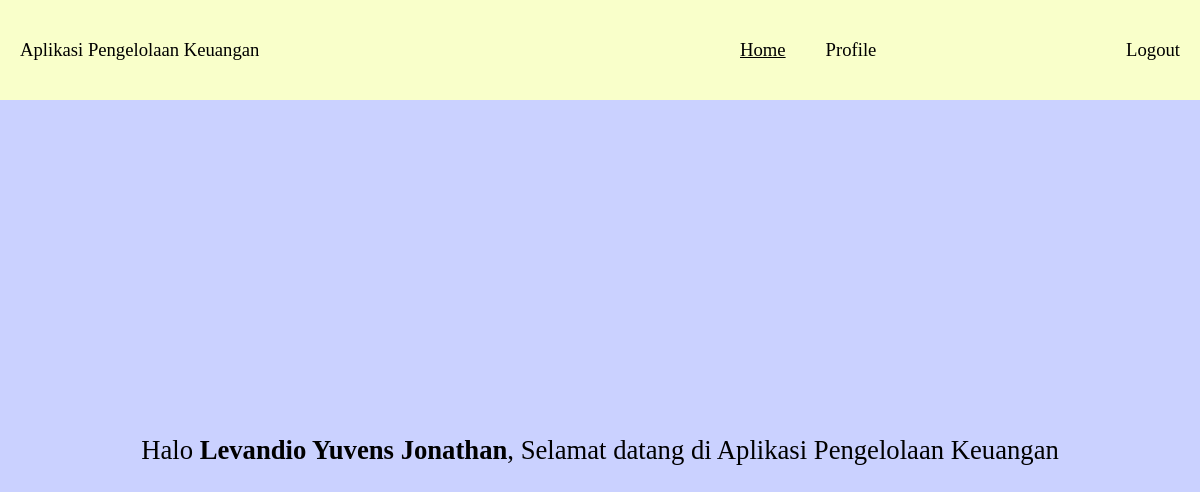
The page /home.php (signed in) on the database its author committed.
### tables this page shows
CREATE TABLE `users` (
  `namaDepan` varchar(50) NOT NULL,
  `namaTengah` varchar(50) NOT NULL,
  `namaBelakang` varchar(50) NOT NULL,
  `tempatLahir` varchar(50) NOT NULL,
  `tanggalLahir` date NOT NULL,
  `nik` char(16) NOT NULL,
  `wargaNegara` varchar(50) NOT NULL,
  `email` varchar(50) NOT NULL,
  `noHp` varchar(20) NOT NULL,
  `alamat` varchar(100) NOT NULL,
  `kodePos` int(5) NOT NULL,
  `username` varchar(50) NOT NULL,
  `pass1` varchar(50) NOT NULL,
  `pass2` varchar(50) NOT NULL,
  `fotoProfil` varchar(50) NOT NULL
);

### home.php (the view, shortened to what this page needs)
<!DOCTYPE html>
<html lang="en">
<head>
    <link rel="stylesheet" href="style.css">
</head>
<body style="background-color: #cad1ff;">
    <div class="navbar">
        <div class="navbar-title">
            Aplikasi Pengelolaan Keuangan
        </div>
        <div class="navbar-menu">
            <div class="navbar-item">
                <u>
                    <a href="./home.php">Home</a>
                </u>
            </div>
            <div class="navbar-item">
                <a href="./profile.php">Profile</a>
            </div>
        </div>
        <div class="navbar-logout">
            <a href="./logout.php">Logout</a>
        </div>
    </div>
    <div class="main">
        Halo&nbsp;
        <strong>
            <?php
                include "config.php";
                $str_query = "SELECT namaDepan, namaTengah, namaBelakang FROM users where nik = '".$_SESSION["nik-login"]."'";
                $query = mysqli_query($connection, $str_query);
                $row = mysqli_fetch_array($query);
                echo $row["namaDepan"]." ".$row["namaTengah"]." ".$row["namaBelakang"];
            ?>
        </strong>
        , Selamat datang di Aplikasi Pengelolaan Keuangan
    </div>
</body>
</html>

### style.css (style rules this page uses)
* { margin: 0px; padding: 0px; box-sizing: border-box; }
.navbar { display: flex; align-items: center; height: 100px; background-color: #f9ffca; font-size: 14pt; }
.navbar-title { width: 60%; padding: 20px; }
.navbar-menu { display: flex; width: 30%; }
.navbar-item { margin: 20px; }
.navbar-item a { text-decoration: none; color: black; }
.navbar-logout { display: flex; width: 10%; justify-content: flex-end; padding: 20px; }
.navbar-logout a { text-decoration: none; color: black; }
.main { display: flex; align-items: center; justify-content: center; font-size: 20pt; margin: auto; height: 700px; }

### rows shown on the page
users: namaDepan "Levandio", namaTengah "Yuvens", namaBelakang "Jonathan"
